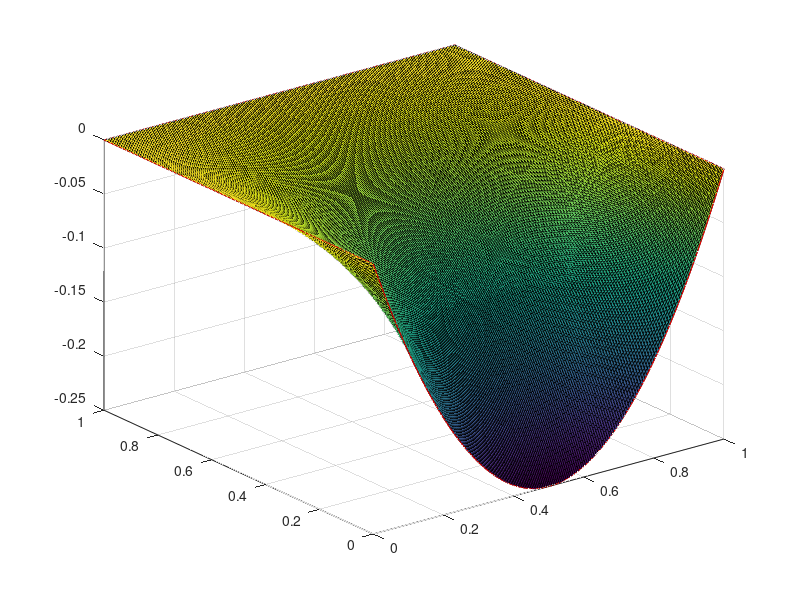

Recreate this plot in MATLAB.
clear all; close all; clc;

% u_xx + u_yy = 0
% u(x, 0) = x^2 - x
% All other boundaries are zero
% u(x, 1) = u(0, y) = u(1, y) = 0

x0 = 0;
xN = 1;
y0 = 0;
yN = 1;

N = 201
x = linspace(x0, xN, N);
y = linspace(x0, xN, N);
dx = x(2) - x(1)

% Boundary condition
a = @(x)(x.^2 - x);

tic
% Set up system Au = b
N_total = (N - 2) * (N - 2)
entries_in_matrix = N_total^2

% A = zeros(N_total);
% A = sparse(N_total, N_total);
row_vec = zeros(5 * N_total, 1);
col_vec = zeros(5 * N_total, 1);
data_vec = zeros(5 * N_total, 1);
b = zeros(N_total, 1);

point2ind = @(m, n)((n - 2) * (N - 2) + m - 1);

ind = 1;
for n = 2:N-1
    for m = 2:N-1
        k = point2ind(m, n);
        % A(k, k) = -4 / dx^2;
        row_vec(ind) = k;
        col_vec(ind) = k;
        data_vec(ind) = -4 / dx^2;
        ind = ind + 1;
        if m > 2
            % A(k, k - 1) = 1 / dx^2;
            row_vec(ind) = k;
            col_vec(ind) = k - 1;
            data_vec(ind) = 1 / dx^2;
            ind = ind + 1;
        end
        if n < N - 1
            % A(k, k + N - 2) = 1 / dx^2;
            row_vec(ind) = k;
            col_vec(ind) = k + N - 2;
            data_vec(ind) = 1 / dx^2;
            ind = ind + 1;
        end
        if m < N - 1
            % A(k, k + 1) = 1 / dx^2;
            row_vec(ind) = k;
            col_vec(ind) = k + 1;
            data_vec(ind) = 1 / dx^2;
            ind = ind + 1;
        end
        if n > 2
            % A(k, k - (N - 2)) = 1 / dx^2;
            row_vec(ind) = k;
            col_vec(ind) = k - (N - 2);
            data_vec(ind) = 1 / dx^2;
            ind = ind + 1;
        else
            b(k) = b(k) - a(x(m)) / dx^2;
        end
    end
end

A = sparse(row_vec(1:ind-1), col_vec(1:ind-1), data_vec(1:ind-1));

t1 = toc;
fprintf("Time to set up matrix = %ds\n", t1)

tic
u = A\b;

t2 = toc;
fprintf("Time to solve = %ds\n", t2)
fprintf("Total time = %ds\n", t1 + t2)

U_int = reshape(u, [N-2, N-2]);
% MATLAB stores data internally column-by-column instead of 
% row-by-row (the way python and C do), but we chose to 
% order our grid points row-by-row.  The following line 
% switches rows and columns of U.
U_int = permute(U_int, [2, 1]);
U = zeros(N, N);
U(2:N-1, 2:N-1) = U_int;
U(1, :) = a(x);

% These vectors are just to plot the boundary conditions
zero_vector = zeros(size(x));
one_vector = ones(size(x));

[X, Y] = meshgrid(x, y);

% Plot the solution
surf(X, Y, U)
hold on
% u(0, y) = 0
plot3(zero_vector, y, zero_vector, 'r')
% u(x, 1) = 0
plot3(x, one_vector, zero_vector, 'r')
% u(1, y) = 0
plot3(one_vector, y, zero_vector, 'r')
% u(x, 0) = a(x)
plot3(x, zero_vector, a(x), 'r')
hold off